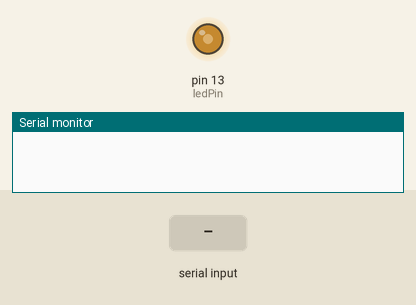
This sketch was run on a simulated Arduino Uno, built with avr-gcc and run on an emulated ATmega328P. On the bench: output pins drawn as LEDs (lit = HIGH), the last lines printed to the serial monitor. The inputs (shaded band) are chosen by the test bench.

Above: at 1.2 s.
1.3 s: "5" received over Serial
At 2.1 s:
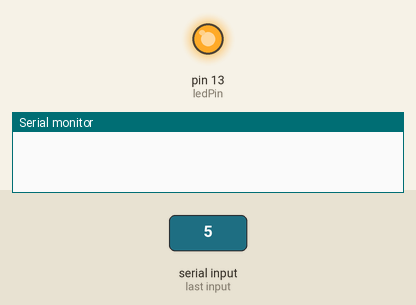
2.8 s: "6" received over the second serial link
At 3.7 s:
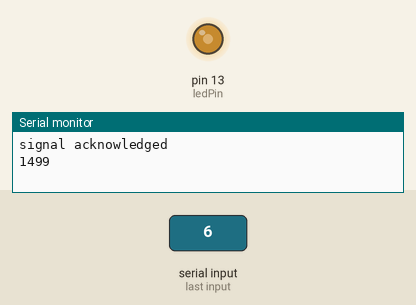
Timing chart, 0 to 5.8 s (numbered marks = the images above; inputs shaded):
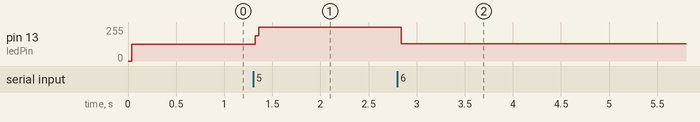

The sketch:

transmit.ino
```cpp
#include <SoftwareSerial.h>

#define rxPin 3
#define txPin 2
#define ledPin 13
SoftwareSerial xbee = SoftwareSerial(rxPin, txPin);
unsigned long state = HIGH;

void setup() {
  pinMode(rxPin, INPUT);
  pinMode(txPin, OUTPUT);
  pinMode(ledPin, OUTPUT);
  Serial.begin(9600);
  xbee.begin(9600);
}

unsigned long sendTime= 0;
unsigned long recTime= 0;
char sendSymbol= '0';
char recSymbol= '0';
int flag= 0;


void loop() {
  //start the clock, send the message

  sendTime= millis();

  //if(Serial.read()== '5'){
  //  xbee.print('5');
  //}

  sendSymbol= Serial.read();
  if(sendSymbol== '5'){
    xbee.print('5');
    flag= 1;
    while(flag==1){
      recSymbol=xbee.read();
      if(recSymbol=='6'){
        recTime= millis();
        Serial.println("signal acknowledged");
        Serial.println(recTime-sendTime);
        recSymbol= '0';
        recTime= 0;
        flag=0;
      }
    }
  }
  else if(sendSymbol== '6'){
    xbee.print('6');
  }


  state = HIGH - state;
  digitalWrite(ledPin, state);
  //Serial.println(state);


  //delay(1000);
  //Serial.println(millis());
  //delay(1000);
}
```

Measured:
- after the input at 1.3 s, pin 13 (ledPin): 126/255 → 255/255 at once
- after the input at 2.8 s, pin 13 (ledPin): 255/255 → 128/255 at once
